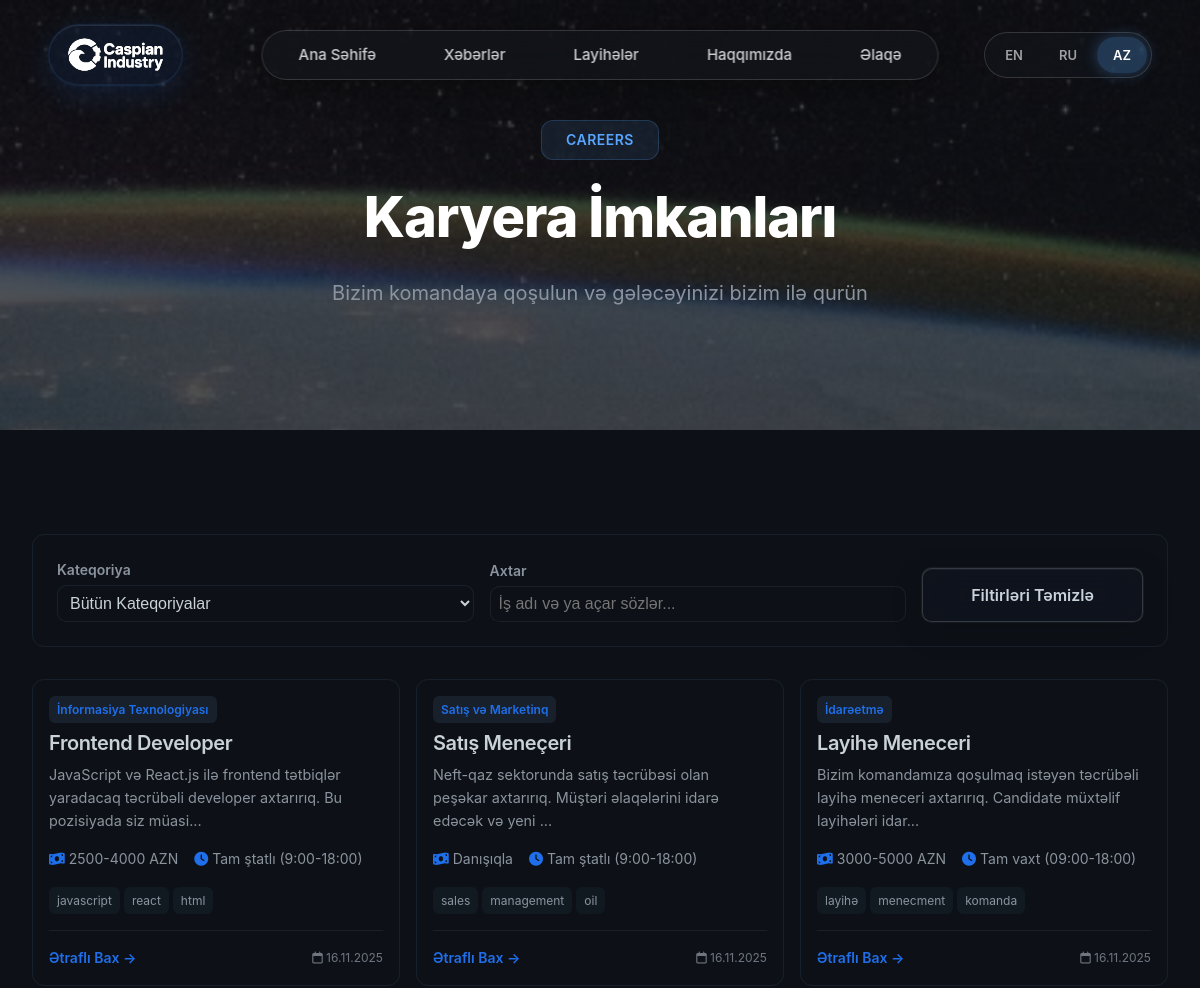
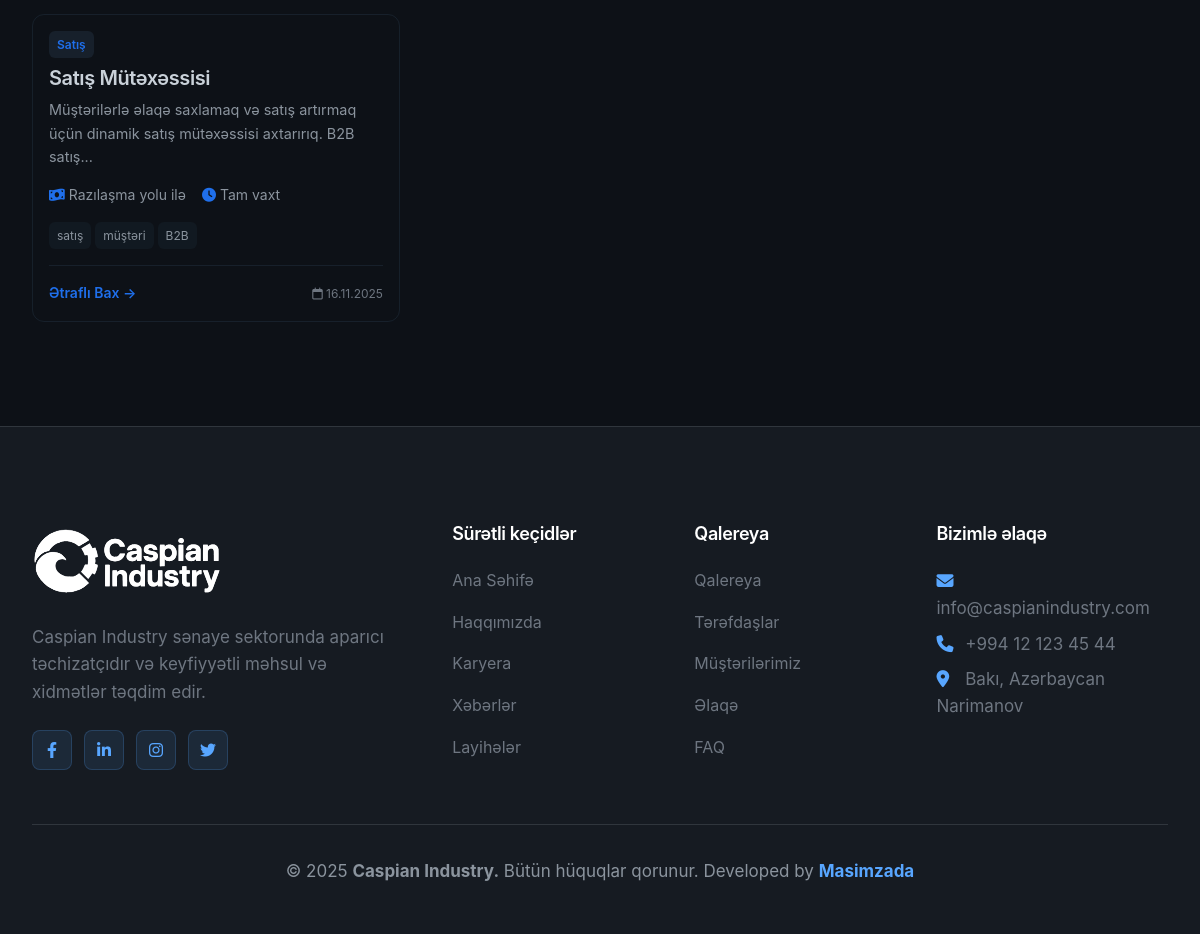
Screenshot of /pages/careers.php with the database file from the repository (2 pictures, top to bottom).
### tables this page shows
CREATE TABLE careers (
    id INTEGER PRIMARY KEY AUTOINCREMENT,
    title_az TEXT NOT NULL,
    title_en TEXT NOT NULL,
    title_ru TEXT NOT NULL,
    description_az TEXT NOT NULL,
    description_en TEXT NOT NULL,
    description_ru TEXT NOT NULL,
    salary_range_az TEXT,
    salary_range_en TEXT,
    salary_range_ru TEXT,
    work_hours_az TEXT NOT NULL,
    work_hours_en TEXT NOT NULL,
    work_hours_ru TEXT NOT NULL,
    category_az TEXT NOT NULL,
    category_en TEXT NOT NULL,
    category_ru TEXT NOT NULL,
    tags_az TEXT,
    tags_en TEXT,
    tags_ru TEXT,
    email TEXT NOT NULL,
    created_date DATE DEFAULT CURRENT_DATE,
    expiry_date DATE,
    is_active BOOLEAN DEFAULT 1,
    created_at DATETIME DEFAULT CURRENT_TIMESTAMP,
    updated_at DATETIME DEFAULT CURRENT_TIMESTAMP
);

CREATE TABLE site_settings (
                id INTEGER PRIMARY KEY AUTOINCREMENT,
                setting_key TEXT UNIQUE NOT NULL,
                setting_value TEXT,
                updated_at DATETIME DEFAULT CURRENT_TIMESTAMP
            );

### includes/language.php (called while the page is built, shortened)
<?php
class Language {
    private static $currentLang = DEFAULT_LANG;
    private static $translations = [];
    private static function loadTranslations() {
        $file = __DIR__ . '/../languages/' . self::$currentLang . '.json';
        if (file_exists($file)) {
            $json = file_get_contents($file);
            self::$translations = json_decode($json, true);
        }
    }
    public static function get($key, $default = '') {
        return self::$translations[$key] ?? $default;
    }
    public static function getSuffix() {
        return '_' . self::$currentLang;
    }
}
function t($key, $default = '') {
    return Language::get($key, $default);
}

### pages/careers.php (the view, shortened to what this page needs)
<?php
require_once '../includes/header.php';
$lang_suffix = Language::getSuffix();
$database = Database::getInstance()->getConnection();
$query = "SELECT * FROM careers WHERE (is_active = 1 OR is_active IS NULL) AND (expiry_date IS NULL OR expiry_date >= DATE('now')) ORDER BY created_at DESC";
$stmt = $database->prepare($query);
$stmt->execute();
$careers = $stmt->fetchAll();
?>
<section class="page-hero" style="background: linear-gradient(rgba(13, 17, 23, 0.7), rgba(13, 17, 23, 0.85)), url('<?php echo BASE_URL; ?>/assets/images/news-back.jpg'); background-size: cover; background-position: center; background-attachment: fixed;">
    <div class="container">
        <div class="section-header">
            <span class="section-tag"><?php echo t('careers_tag', 'CAREERS'); ?></span>
            <h1 class="section-title"><?php echo t('careers_title', 'Karyera İmkanları'); ?></h1>
            <p class="section-description"><?php echo t('careers_subtitle', 'Komandamıza qoşulun və bizimlə gələcəyinizi qurun'); ?></p>
        </div>
    </div>
</section>
<section class="section">
    <div class="container">
        <div class="filters-container">
            <div class="filter-group">
                <label><?php echo t('careers_filter_category', 'Kateqoriya'); ?></label>
                <select id="categoryFilter">
                    <option value=""><?php echo t('careers_all_categories', 'Bütün kateqoriyalar'); ?></option>
                </select>
            </div>
            <div class="filter-group">
                <label><?php echo t('careers_search', 'Axtar'); ?></label>
                <input type="text" id="searchInput" placeholder="<?php echo t('careers_search_placeholder', 'İş başlığı və ya açar sözlər...'); ?>">
            </div>
            <div>
                <button id="clearFilters" class="btn btn-outline">
                    <?php echo t('careers_clear_filters', 'Sıfırla'); ?>
                </button>
            </div>
        </div>
        <div id="jobsGrid" class="careers-grid">
            <?php if (count($careers) > 0): ?>
                <?php foreach ($careers as $career): ?>
                    <div class="career-card" data-category="<?php echo htmlspecialchars($career['category' . $lang_suffix]); ?>" data-title="<?php echo htmlspecialchars(strtolower($career['title' . $lang_suffix])); ?>" data-tags="<?php echo htmlspecialchars(strtolower($career['tags' . $lang_suffix])); ?>" onclick="window.location.href='career-detail.php?id=<?php echo $career['id']; ?>'">
                        <div class="career-content">
                            <span class="career-category">
                                <?php echo htmlspecialchars($career['category' . $lang_suffix]); ?>
                            </span>
                            <h3 class="career-title">
                                <?php echo htmlspecialchars($career['title' . $lang_suffix]); ?>
                            </h3>
                            <p class="career-description">
                                <?php echo htmlspecialchars(substr($career['description' . $lang_suffix], 0, 120)) . '...'; ?>
                            </p>
                            <div class="career-details">
                                <?php if (!empty($career['salary_range' . $lang_suffix])): ?>
                                <div class="career-detail-item">
                                    <i class="fas fa-money-bill-wave"></i>
                                    <span><?php echo htmlspecialchars($career['salary_range' . $lang_suffix]); ?></span>
                                </div>
                                <?php endif; ?>
                                <?php if (!empty($career['work_hours' . $lang_suffix])): ?>
                                <div class="career-detail-item">
                                    <i class="fas fa-clock"></i>
                                    <span><?php echo htmlspecialchars($career['work_hours' . $lang_suffix]); ?></span>
                                </div>
                                <?php endif; ?>
                            </div>
                            <?php if (!empty($career['tags' . $lang_suffix])): ?>
                            <div class="career-tags">
                                <?php
                                $tags = explode(',', $career['tags' . $lang_suffix]);
                                foreach (array_slice($tags, 0, 3) as $tag):
                                ?>
                                    <span class="career-tag">
                                        <?php echo htmlspecialchars(trim($tag)); ?>
                                    </span>
                                <?php endforeach; ?>
                            </div>
                            <?php endif; ?>
                            <div class="career-footer">
                                <span class="career-link">
                                    <?php echo t('careers_view_details', 'Ətraflı bax'); ?> →
                                </span>
                                <span class="career-date">
                                    <i class="far fa-calendar"></i> <?php echo date('d.m.Y', strtotime($career['created_at'])); ?>
                                </span>
                            </div>
                        </div>
                    </div>
                <?php endforeach; ?>
            <?php endif; ?>
        </div>
    </div>
</section>
<?php require_once '../includes/footer.php'; ?>

### includes/footer.php (shortened to what this page needs)
    <footer class="footer">
        <div class="container">
            <div class="footer-content">
                <div class="footer-section">
                    <img src="<?php echo BASE_URL; ?>/assets/images/Font+Logo.svg" alt="<?php echo SITE_NAME; ?>" style="height: 78px; margin-bottom: 1rem;   filter: brightness(0) invert(1);">
                    <p><?php echo t('footer_about'); ?></p>
                    <div class="social-links">
                        <?php
                        $db = Database::getInstance()->getConnection();
                        $social_links = [
                            'facebook' => 'fab fa-facebook-f',
                            'linkedin' => 'fab fa-linkedin-in',
                            'instagram' => 'fab fa-instagram',
                            'twitter' => 'fab fa-twitter'
                        ];
                        foreach ($social_links as $platform => $icon) {
                            $stmt = $db->prepare("SELECT setting_value FROM site_settings WHERE setting_key = ?");
                            $stmt->execute([$platform . '_url']);
                            $url = $stmt->fetchColumn();
                            if ($url && $url != '#') {
                                echo "<a href='$url' target='_blank' rel='noopener'><i class='$icon'></i></a>";
                            }
                        }
                        ?>
                    </div>
                </div>
                <div class="footer-section">
                    <h4><?php echo t('footer_quick_links'); ?></h4>
                    <ul class="footer-links">
                        <li><a href="<?php echo BASE_URL; ?>/index.php"><?php echo t('nav_home'); ?></a></li>
                        <li><a href="<?php echo BASE_URL; ?>/pages/about.php"><?php echo t('nav_about'); ?></a></li>
                        <li><a href="<?php echo BASE_URL; ?>/pages/careers.php"><?php echo t('nav_careers','Careers'); ?></a></li>
                        <li><a href="<?php echo BASE_URL; ?>/pages/news.php"><?php echo t('nav_news'); ?></a></li>
                        <li><a href="<?php echo BASE_URL; ?>/pages/projects.php"><?php echo t('nav_projects'); ?></a></li>
                    </ul>
                </div>
                <div class="footer-section">
                    <h4><?php echo t('nav_gallery'); ?></h4>
                    <ul class="footer-links">
                        <li><a href="<?php echo BASE_URL; ?>/pages/gallery.php"><?php echo t('nav_gallery'); ?></a></li>
                        <li><a href="<?php echo BASE_URL; ?>/pages/partners.php"><?php echo t('nav_partners'); ?></a></li>
                        <li><a href="<?php echo BASE_URL; ?>/pages/clients.php"><?php echo t('nav_clients'); ?></a></li>
                        <li><a href="<?php echo BASE_URL; ?>/pages/contact.php"><?php echo t('nav_contact'); ?></a></li>
                        <li><a href="<?php echo BASE_URL; ?>/pages/faq.php"><?php echo t('nav_faq'); ?></a></li>
                    </ul>
                </div>
                <div class="footer-section">
                    <h4><?php echo t('footer_contact'); ?></h4>
                    <?php
                    $db = Database::getInstance()->getConnection();
                    $settings = ['contact_email', 'contact_phone', 'contact_address' . Language::getSuffix()];
                    foreach ($settings as $setting) {
                        $stmt = $db->prepare("SELECT setting_value FROM site_settings WHERE setting_key = ?");
                        $stmt->execute([$setting]);
                        $value = $stmt->fetchColumn();
                        if ($value) {
                            if (strpos($setting, 'email') !== false) {
                                echo "<p><i class='fas fa-envelope'></i> <a href='mailto:$value'>$value</a></p>";
                            } elseif (strpos($setting, 'phone') !== false) {
                                echo "<p><i class='fas fa-phone'></i> <a href='tel:$value'>$value</a></p>";
                            } else {
                                echo "<p><i class='fas fa-map-marker-alt'></i> $value</p>";
                            }
                        }
                    }
                    ?>
                </div>
            </div>
            <div class="footer-bottom">
                <p>&copy; <?php echo date('Y'); ?> <b><?php echo SITE_NAME; ?>.</b> <?php echo t('footer_rights'); ?>  Developed by <a href="https://nurkhanmasimzada.site" style="text-decoration: none; font-weight: bold;">Masimzada</a></p>
            </div>
        </div>
    </footer>
</body>
</html>

### pages/careers.php (style rules this page uses)
.page-hero { padding-top: 120px; padding-bottom: var(--spacing-lg); background: linear-gradient(135deg, var(--color-primary-dark) 0%, var(--bg-darker) 100%); position: relative; }
.careers-grid { display: grid; grid-template-columns: repeat(auto-fill, minmax(350px, 1fr)); gap: var(--spacing-md); }
.career-card { background: var(--bg-card); border: 1px solid rgba(107, 168, 214, 0.1); border-radius: var(--radius-lg); overflow: hidden; transition: all var(--transition-normal); cursor: pointer; }
.career-content { padding: var(--spacing-md); }
.career-category { display: inline-block; background: rgba(107, 168, 214, 0.1); color: var(--color-secondary); padding: var(--spacing-xs) var(--spacing-sm); border-radius: var(--radius-sm); font-size: 0.75rem; font-weight: 600; margin-bottom: var(--spacing-sm); }
.career-title { font-size: 1.25rem; font-weight: 600; color: var(--text-primary); margin-bottom: var(--spacing-sm); }
.career-description { color: var(--text-secondary); font-size: 0.9rem; line-height: 1.6; margin-bottom: var(--spacing-md); }
.career-details { display: flex; gap: var(--spacing-md); margin-bottom: var(--spacing-md); flex-wrap: wrap; }
.career-detail-item { display: flex; align-items: center; gap: var(--spacing-xs); color: var(--text-secondary); font-size: 0.875rem; }
.career-detail-item i { color: var(--color-secondary); }
.career-tags { display: flex; gap: var(--spacing-xs); flex-wrap: wrap; margin-bottom: var(--spacing-md); }
.career-tag { background: rgba(107, 168, 214, 0.05); color: var(--text-secondary); padding: 4px 8px; border-radius: var(--radius-sm); font-size: 0.75rem; }
.career-footer { display: flex; align-items: center; justify-content: space-between; padding-top: var(--spacing-md); border-top: 1px solid rgba(107, 168, 214, 0.1); }
.career-link { color: var(--color-secondary); font-weight: 600; font-size: 0.875rem; text-decoration: none; transition: all var(--transition-fast); }
.career-date { color: var(--text-muted); font-size: 0.75rem; }
.filters-container { background: var(--bg-card); border: 1px solid rgba(107, 168, 214, 0.1); border-radius: var(--radius-lg); padding: var(--spacing-lg); margin-bottom: var(--spacing-xl); display: grid; grid-template-columns: 1fr 1fr auto; gap: var(--spacing-md); align-items: end; }
.filter-group label { display: block; margin-bottom: var(--spacing-xs); color: var(--text-secondary); font-size: 0.875rem; font-weight: 600; }
.filter-group select, .filter-group input { width: 100%; padding: var(--spacing-sm); background: var(--bg-primary); border: 1px solid rgba(107, 168, 214, 0.1); border-radius: var(--radius-md); color: var(--text-primary); font-size: 1rem; }

### rows the page displays
careers: category_az "İnformasiya Texnologiyası", title_az "Frontend Developer", description_az "JavaScript və React.js ilə frontend tətbiqlər yaradacaq təcrübəli developer axtarırıq. Bu pozisiyada siz müasi", salary_range_az "2500-4000 AZN", work_hours_az "Tam ştatlı (9:00-18:00)", tags_az "javascript", tags_az "react", tags_az "html", created_at "16.11.2025"
careers: category_az "Satış və Marketinq", title_az "Satış Meneçeri", description_az "Neft-qaz sektorunda satış təcrübəsi olan peşəkar axtarırıq. Müştəri əlaqələrini idarə edəcək və yeni", salary_range_az "Danışıqla", work_hours_az "Tam ştatlı (9:00-18:00)", tags_az "sales", tags_az "management", tags_az "oil", created_at "16.11.2025"
careers: category_az "İdarəetmə", title_az "Layihə Meneceri", description_az "Bizim komandamıza qoşulmaq istəyən təcrübəli layihə meneceri axtarırıq. Candidate müxtəlif layihələri idar", salary_range_az "3000-5000 AZN", work_hours_az "Tam vaxt (09:00-18:00)", tags_az "layihə", tags_az "menecment", tags_az "komanda", created_at "16.11.2025"
careers: category_az "Satış", title_az "Satış Mütəxəssisi", description_az "Müştərilərlə əlaqə saxlamaq və satış artırmaq üçün dinamik satış mütəxəssisi axtarırıq. B2B satış", salary_range_az "Razılaşma yolu ilə", work_hours_az "Tam vaxt", tags_az "satış", tags_az "müştəri", tags_az "B2B", created_at "16.11.2025"
site_settings: setting_value "info@caspianindustry.com"
site_settings: setting_value "+994 12 123 45 44"
site_settings: setting_value "Bakı, Azərbaycan Narimanov"

### other values shown
t('nav_home','Home') "Ana Səhifə"
t('nav_news','News') "Xəbərlər"
t('nav_projects','Projects') "Layihələr"
t('nav_about','About') "Haqqımızda"
t('nav_contact','Contact') "Əlaqə"
t('careers_tag', 'CAREERS') "CAREERS"
t('careers_title', 'Karyera İmkanları') "Karyera İmkanları"
t('careers_filter_category', 'Kateqoriya') "Kateqoriya"
t('careers_search', 'Axtar') "Axtar"
t('careers_clear_filters', 'Sıfırla') "Filtirləri Təmizlə"
t('footer_about') "Caspian Industry sənaye sektorunda aparıcı təchizatçıdır və keyfiyyətli məhsul və xidmətlər təqdim edir."
t('footer_quick_links') "Sürətli keçidlər"
t('nav_home') "Ana Səhifə"
t('nav_about') "Haqqımızda"
t('nav_careers','Careers') "Karyera"
